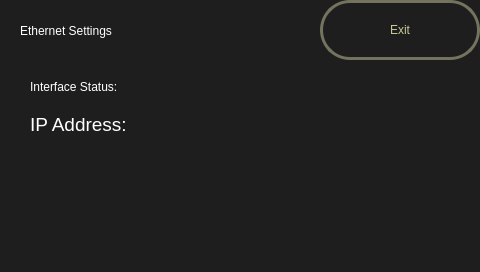
<?xml version="1.0" encoding="UTF-8"?>
<ui version="4.0">
 <class>EthernetScreen</class>
 <widget class="QDialog" name="EthernetScreen">
  <property name="geometry">
   <rect>
    <x>0</x>
    <y>0</y>
    <width>480</width>
    <height>272</height>
   </rect>
  </property>
  <property name="minimumSize">
   <size>
    <width>480</width>
    <height>272</height>
   </size>
  </property>
  <property name="maximumSize">
   <size>
    <width>480</width>
    <height>272</height>
   </size>
  </property>
  <property name="baseSize">
   <size>
    <width>480</width>
    <height>272</height>
   </size>
  </property>
  <property name="windowTitle">
   <string>Dialog</string>
  </property>
  <property name="styleSheet">
   <string notr="true">background-color: rgba(30, 30, 30, 255);</string>
  </property>
  <widget class="QLabel" name="label_logo">
   <property name="geometry">
    <rect>
     <x>330</x>
     <y>210</y>
     <width>151</width>
     <height>61</height>
    </rect>
   </property>
   <property name="text">
    <string/>
   </property>
   <property name="pixmap">
    <pixmap resource="resources.qrc">:/rsrc/logo.png</pixmap>
   </property>
  </widget>
  <widget class="QLabel" name="label">
   <property name="geometry">
    <rect>
     <x>20</x>
     <y>10</y>
     <width>291</width>
     <height>41</height>
    </rect>
   </property>
   <property name="styleSheet">
    <string notr="true">color: rgba(255, 255, 255, 255);
font: 24px &quot;DejaVu Sans&quot;;</string>
   </property>
   <property name="text">
    <string>Ethernet Settings</string>
   </property>
  </widget>
  <widget class="QPushButton" name="exitButton">
   <property name="geometry">
    <rect>
     <x>320</x>
     <y>0</y>
     <width>160</width>
     <height>60</height>
    </rect>
   </property>
   <property name="minimumSize">
    <size>
     <width>160</width>
     <height>60</height>
    </size>
   </property>
   <property name="maximumSize">
    <size>
     <width>160</width>
     <height>60</height>
    </size>
   </property>
   <property name="focusPolicy">
    <enum>Qt::NoFocus</enum>
   </property>
   <property name="styleSheet">
    <string notr="true">color: rgba(200, 200, 150, 255);
background: qradialgradient(cx:.4, cy:.2, radius:1, fx:.5, fy:.3, stop:.2 rgba(70, 70, 70, 255), stop:.9 rgba(20, 20, 20, 255));
border-style: solid;
border-width: 3px;
border-radius: 30px;
border-color: rgba(115, 115, 95, 255);
font: 18px &quot;DejaVu Sans&quot;;</string>
   </property>
   <property name="text">
    <string>Exit</string>
   </property>
  </widget>
  <widget class="QWidget" name="layoutWidget">
   <property name="geometry">
    <rect>
     <x>30</x>
     <y>70</y>
     <width>411</width>
     <height>71</height>
    </rect>
   </property>
   <layout class="QVBoxLayout" name="verticalLayout">
    <item>
     <widget class="QLabel" name="label_status">
      <property name="styleSheet">
       <string notr="true">color: rgba(255, 255, 255, 255);
font: 18px &quot;DejaVu Sans&quot;;</string>
      </property>
      <property name="text">
       <string>Interface Status:</string>
      </property>
     </widget>
    </item>
    <item>
     <widget class="QLabel" name="label_ipaddr">
      <property name="styleSheet">
       <string notr="true">color: rgba(255, 255, 255, 255);
font: 18px &quot;DejaVu Sans&quot;;</string>
      </property>
      <property name="text">
       <string>&lt;html&gt;&lt;head/&gt;&lt;body&gt;&lt;p&gt;&lt;span style=&quot; font-size:14pt;&quot;&gt;IP Address:&lt;/span&gt;&lt;/p&gt;&lt;/body&gt;&lt;/html&gt;</string>
      </property>
     </widget>
    </item>
   </layout>
  </widget>
 </widget>
 <resources>
  <include location="resources.qrc"/>
 </resources>
 <connections>
  <connection>
   <sender>exitButton</sender>
   <signal>clicked()</signal>
   <receiver>EthernetScreen</receiver>
   <slot>slot1()</slot>
   <hints>
    <hint type="sourcelabel">
     <x>394</x>
     <y>26</y>
    </hint>
    <hint type="destinationlabel">
     <x>459</x>
     <y>77</y>
    </hint>
   </hints>
  </connection>
 </connections>
 <slots>
  <slot>slot1()</slot>
 </slots>
</ui>
